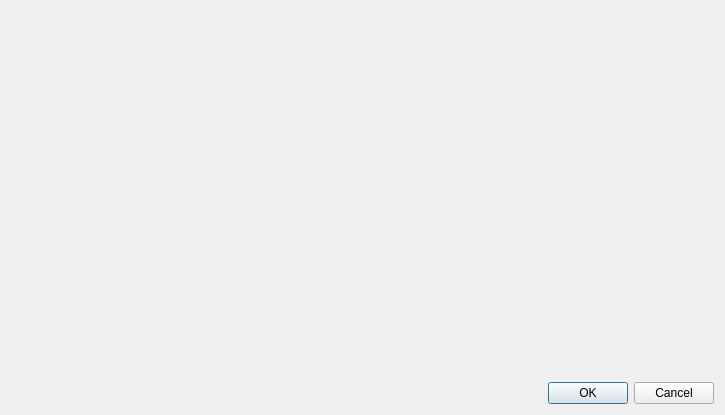
<ui version="4.0" >
 <class>DirFilterDlg</class>
 <widget class="QDialog" name="DirFilterDlg" >
  <property name="geometry" >
   <rect>
    <x>0</x>
    <y>0</y>
    <width>725</width>
    <height>415</height>
   </rect>
  </property>
  <property name="windowTitle" >
   <string>Folder filter</string>
  </property>
  <layout class="QVBoxLayout" >
   <item>
    <widget class="QWidget" native="1" name="m_pListHldr" />
   </item>
   <item>
    <layout class="QHBoxLayout" >
     <property name="spacing" >
      <number>6</number>
     </property>
     <property name="leftMargin" >
      <number>0</number>
     </property>
     <property name="topMargin" >
      <number>0</number>
     </property>
     <property name="rightMargin" >
      <number>0</number>
     </property>
     <property name="bottomMargin" >
      <number>0</number>
     </property>
     <item>
      <spacer>
       <property name="orientation" >
        <enum>Qt::Horizontal</enum>
       </property>
       <property name="sizeHint" >
        <size>
         <width>131</width>
         <height>10</height>
        </size>
       </property>
      </spacer>
     </item>
     <item>
      <widget class="QPushButton" name="m_pOkB" >
       <property name="text" >
        <string>OK</string>
       </property>
      </widget>
     </item>
     <item>
      <widget class="QPushButton" name="m_pCancelB" >
       <property name="text" >
        <string>Cancel</string>
       </property>
      </widget>
     </item>
    </layout>
   </item>
  </layout>
 </widget>
 <resources/>
 <connections/>
</ui>
